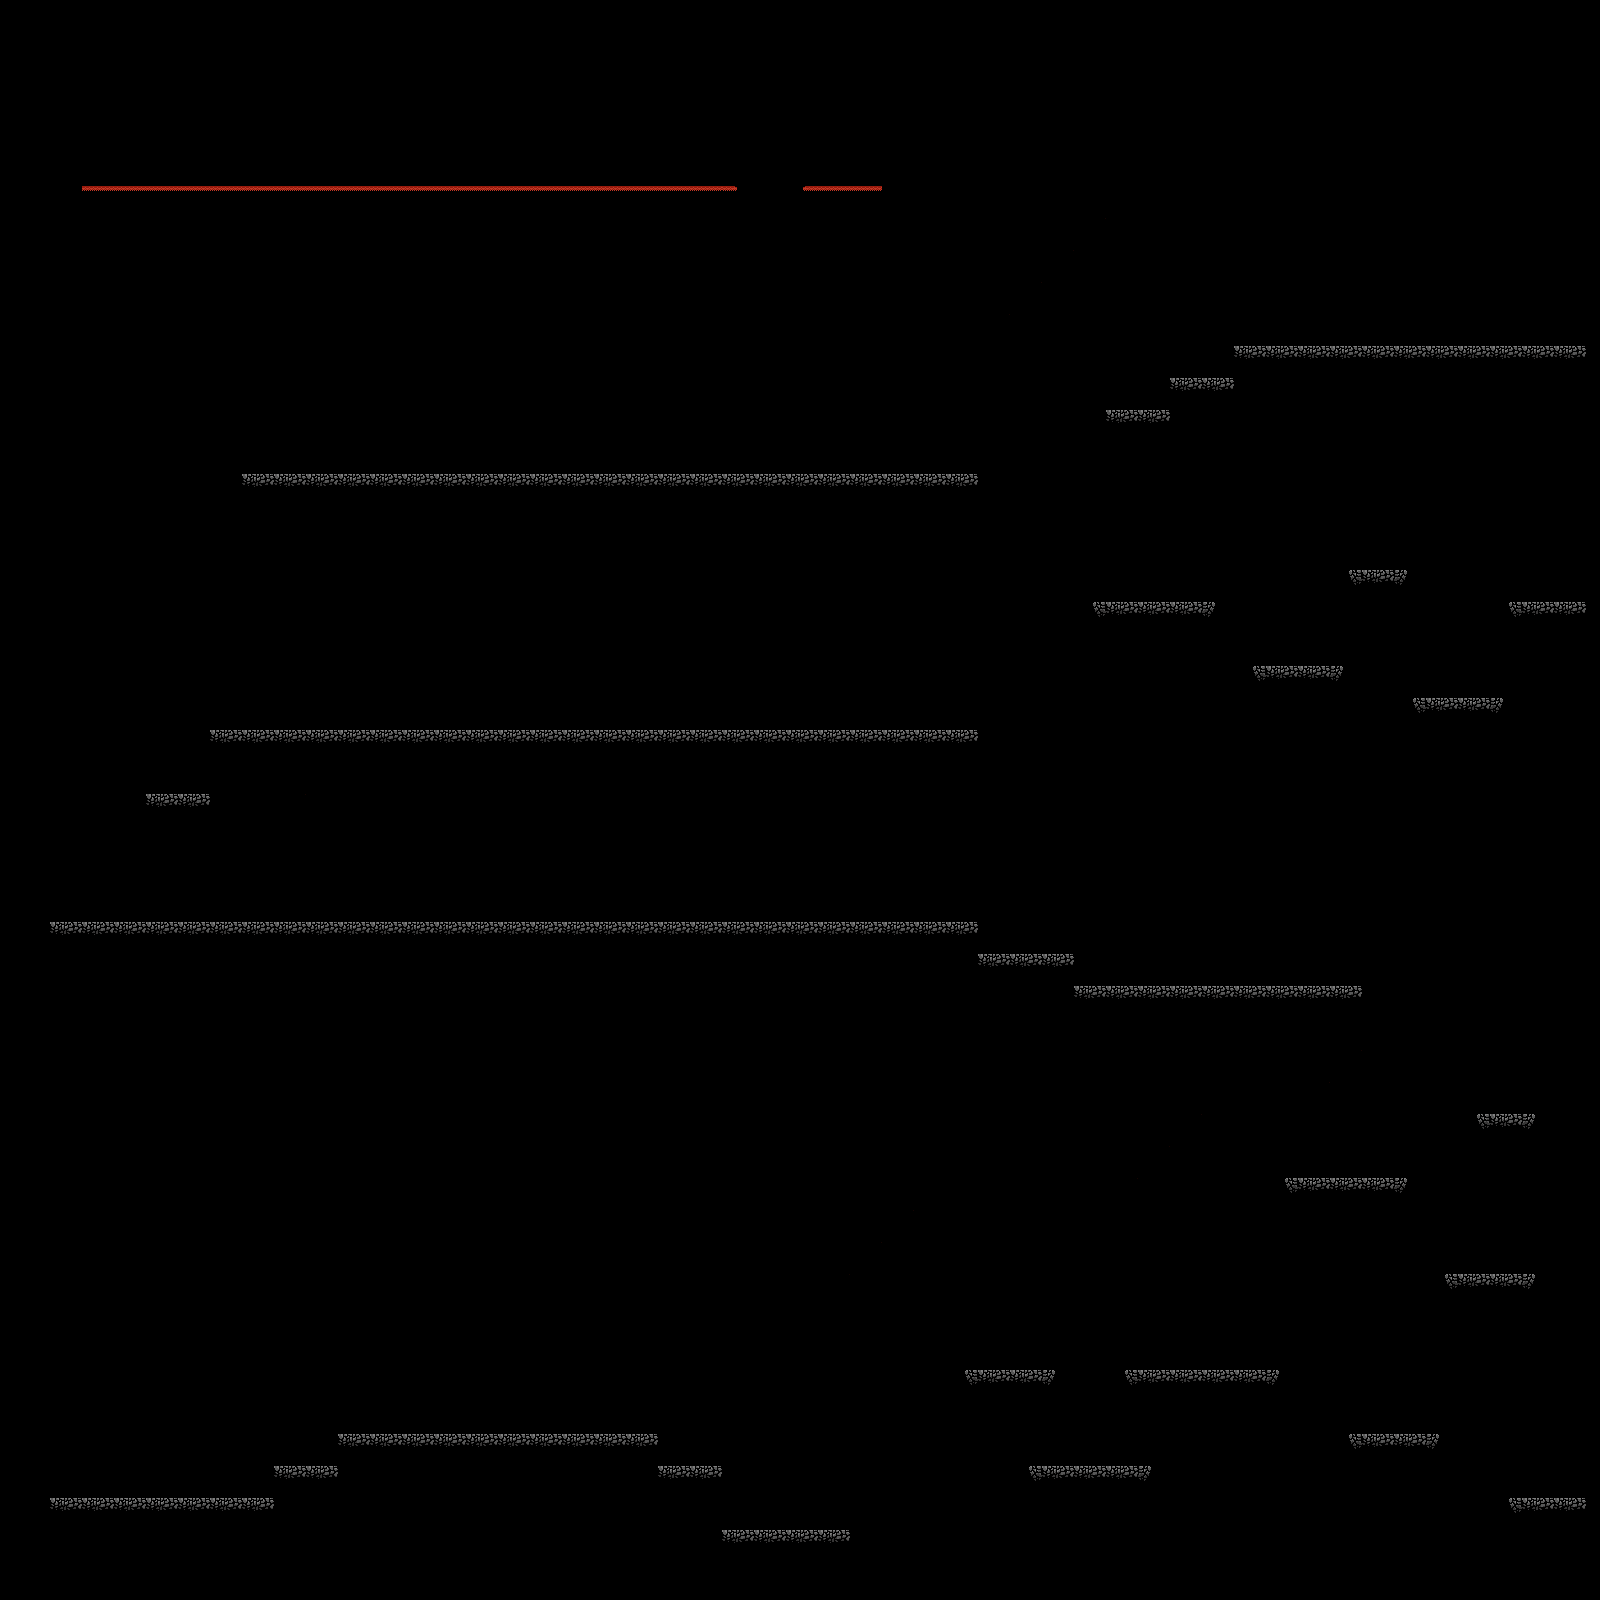

A level layout from a 2D game, rendered from its tile map. Below: a short description, then the map file with its tile-grid data intact:
An orthogonal 50x50 tile map with 32x32 px tiles, 1 tile layer (Tile Layer 1), 14 tilesets.

<map version="1.8" tiledversion="1.8.4" orientation="orthogonal" renderorder="right-down" width="50" height="50" tilewidth="32" tileheight="32" infinite="0" nextlayerid="7" nextobjectid="1">
 <tileset firstgid="1" source="caveFloor.tsx" />
 <tileset firstgid="2" source="caveFloorFull.tsx" />
 <tileset firstgid="3" source="caveFloorPlatformEdge.tsx" />
 <tileset firstgid="4" source="wall.tsx" />
 <tileset firstgid="5" source="floor.tsx" />
 <tileset firstgid="6" source="wall2.tsx" />
 <tileset firstgid="7" source="caveFloorPlatformEdge1.tsx" />
 <tileset firstgid="8" source="caveFloorPlatformEdge.tsx" />
 <tileset firstgid="9" source="wall3.tsx" />
 <tileset firstgid="10" source="floor2.tsx" />
 <tileset firstgid="11" source="floor3.tsx" />
 <tileset firstgid="12" source="wall4.tsx" />
 <tileset firstgid="13" source="wall4.tsx" />
 <tileset firstgid="14" source="wall5.tsx" />
 <layer id="1" name="Tile Layer 1" width="50" height="50" offsetx="18" offsety="-6.66667">
  <data encoding="csv">
4,4,4,4,4,4,4,4,4,4,4,4,4,4,4,4,4,4,4,4,4,4,4,4,4,4,4,4,4,4,4,4,4,4,4,4,4,4,4,4,4,4,4,4,4,4,4,4,4,4,
4,4,4,4,4,4,4,4,4,4,4,4,4,4,4,4,4,4,4,4,4,4,4,4,4,4,4,4,4,4,4,4,4,4,4,4,4,4,4,4,4,4,4,4,4,4,4,4,4,4,
4,4,0,0,0,0,0,0,0,0,0,0,0,0,0,0,0,0,0,0,0,0,0,0,0,0,0,4,4,4,4,4,4,4,4,4,4,4,4,4,4,4,4,4,4,4,4,4,4,4,
4,4,0,0,0,0,0,0,0,0,0,0,0,0,0,0,0,0,0,0,0,0,0,0,0,0,0,4,4,4,4,4,4,4,4,4,4,4,4,4,4,4,4,4,4,4,4,4,4,4,
4,4,0,0,0,0,0,0,0,0,0,0,0,0,0,0,0,0,0,0,0,0,0,0,0,0,0,4,4,4,4,4,4,4,4,4,4,4,4,4,4,4,4,4,4,4,4,4,4,4,
4,4,0,0,0,0,0,0,0,0,0,0,0,0,0,0,0,0,0,0,0,0,0,0,0,0,0,4,4,4,4,4,4,4,4,4,4,4,4,4,4,4,4,4,4,4,4,4,4,4,
4,4,5,5,5,5,5,5,5,5,5,5,5,5,5,5,5,5,5,5,5,5,11,0,10,5,5,4,4,4,4,4,4,4,4,4,4,4,4,4,4,4,4,4,4,4,4,4,4,4,
4,4,4,4,4,4,4,4,4,4,4,4,4,4,4,4,4,4,4,4,4,4,13,0,14,4,4,4,4,4,4,4,4,6,0,0,0,0,0,0,0,0,0,0,0,0,0,0,0,4,
4,4,4,4,4,4,4,4,4,4,4,4,4,4,4,4,4,4,4,4,4,4,13,0,14,4,4,4,4,4,4,4,6,0,0,0,0,0,0,0,0,0,0,0,0,0,0,0,0,4,
4,4,4,4,4,4,4,4,4,4,4,4,4,4,4,4,4,4,4,4,4,4,13,0,14,4,4,4,4,4,4,6,0,0,0,0,0,0,0,0,0,0,0,0,0,0,0,0,0,4,
4,4,4,4,4,4,4,4,4,4,4,4,4,4,4,4,4,4,4,4,4,4,13,0,14,4,4,4,4,4,6,0,0,0,0,0,0,0,0,0,0,0,0,0,0,0,0,0,0,4,
4,4,4,4,4,4,4,0,0,0,0,0,0,0,0,0,0,0,0,0,0,0,0,0,0,0,0,0,0,0,0,0,0,0,0,0,0,0,2,2,2,2,2,2,2,2,2,2,2,4,
4,4,4,4,4,4,4,0,0,0,0,0,0,0,0,0,0,0,0,0,0,0,0,0,0,0,0,0,0,0,0,0,0,0,0,0,2,2,4,4,4,4,4,4,4,4,4,4,4,4,
4,4,4,4,4,4,4,0,0,0,0,0,0,0,0,0,0,0,0,0,0,0,0,0,0,0,0,0,0,0,0,0,0,0,2,2,4,4,4,4,4,4,4,4,4,4,4,4,4,4,
4,4,4,4,4,4,4,0,0,0,0,0,0,0,0,0,0,0,0,0,0,0,0,0,0,0,0,0,0,0,0,0,0,0,4,4,4,4,4,4,4,4,4,4,4,4,4,4,4,4,
4,4,4,4,4,4,4,2,2,2,2,2,2,2,2,2,2,2,2,2,2,2,2,2,2,2,2,2,2,2,0,0,0,0,0,0,0,0,0,0,0,0,0,0,0,0,0,0,0,4,
4,4,4,4,4,4,4,4,4,4,4,4,4,4,4,4,4,4,4,4,4,4,4,4,4,4,4,4,4,4,0,0,0,0,0,0,0,0,0,0,0,0,0,0,0,0,0,0,0,4,
4,4,4,4,4,4,4,4,4,4,4,4,4,4,4,4,4,4,4,4,4,4,4,4,4,4,4,4,4,4,0,0,0,0,0,0,0,0,0,0,0,0,0,0,0,0,0,0,0,4,
4,4,4,4,4,4,4,4,4,4,4,4,4,4,4,4,4,4,4,4,4,4,4,4,4,4,4,4,4,4,0,0,0,0,0,0,0,0,0,0,0,7,1,8,0,0,0,0,0,4,
4,0,0,0,0,0,0,0,0,0,0,0,0,0,0,0,0,0,0,0,0,0,0,0,0,0,0,0,0,0,0,0,0,7,1,1,1,3,0,0,0,0,0,0,0,0,7,1,1,4,
4,0,0,0,0,0,0,0,0,0,0,0,0,0,0,0,0,0,0,0,0,0,0,0,0,0,0,0,0,0,0,0,0,0,0,0,0,0,0,0,0,0,0,0,0,0,0,0,0,4,
4,0,0,0,0,0,0,0,0,0,0,0,0,0,0,0,0,0,0,0,0,0,0,0,0,0,0,0,0,0,0,0,0,0,0,0,0,0,7,1,1,8,0,0,0,0,0,0,0,4,
4,0,0,0,0,0,0,0,0,0,0,0,0,0,0,0,0,0,0,0,0,0,0,0,0,0,0,0,0,0,0,0,0,0,0,0,0,0,0,0,0,0,0,7,1,1,3,0,0,4,
4,0,0,0,0,0,2,2,2,2,2,2,2,2,2,2,2,2,2,2,2,2,2,2,2,2,2,2,2,2,0,0,0,0,0,0,0,0,0,0,0,0,0,0,0,0,0,0,0,4,
4,0,0,0,0,0,4,4,4,4,4,4,4,4,4,4,4,4,4,4,4,4,4,4,4,4,4,4,4,4,0,0,0,0,0,0,0,0,0,0,0,0,0,0,0,0,0,0,0,4,
4,0,0,0,2,2,4,4,6,0,0,0,0,0,0,0,0,0,0,0,0,0,0,0,0,0,0,0,0,0,0,0,0,0,0,0,0,0,0,0,0,0,0,0,0,0,0,0,0,4,
4,0,0,0,0,0,0,0,0,0,0,0,0,0,0,0,0,0,0,0,0,0,0,0,0,0,0,0,0,0,0,0,0,0,0,0,0,0,0,0,0,0,0,0,0,0,0,0,0,4,
4,0,0,0,0,0,0,0,0,0,0,0,0,0,0,0,0,0,0,0,0,0,0,0,0,0,0,0,0,0,0,0,0,0,0,0,0,0,0,0,0,0,0,0,0,0,0,0,0,4,
4,0,0,0,0,0,0,0,0,0,0,0,0,0,0,0,0,0,0,0,0,0,0,0,0,0,0,0,0,0,0,0,0,0,0,0,0,0,0,0,0,0,0,0,0,0,0,0,0,4,
4,2,2,2,2,2,2,2,2,2,2,2,2,2,2,2,2,2,2,2,2,2,2,2,2,2,2,2,2,2,0,0,0,0,0,0,0,0,0,0,0,0,0,0,0,0,0,0,0,4,
4,4,4,4,4,4,4,4,4,4,4,4,4,4,4,4,4,4,4,4,4,4,4,4,4,4,4,4,4,4,2,2,2,0,0,0,0,0,0,0,0,0,0,0,0,0,0,0,0,4,
4,4,4,4,4,4,4,4,4,4,4,4,4,4,4,4,4,4,4,4,4,4,4,4,4,4,4,4,4,4,4,4,4,2,2,2,2,2,2,2,2,2,0,0,0,0,0,0,0,4,
4,4,4,4,4,4,4,4,4,4,4,4,4,4,4,4,4,4,4,4,4,4,4,4,4,4,4,4,4,4,4,4,4,4,4,4,4,4,4,4,4,4,0,0,0,0,0,0,0,4,
4,4,4,4,4,4,4,4,4,4,4,4,4,4,4,4,4,4,4,4,4,4,4,4,4,4,4,4,4,4,4,4,4,4,4,4,4,4,4,4,4,6,0,0,0,0,0,0,0,4,
4,4,4,4,4,4,4,4,4,4,4,4,4,4,4,4,4,4,4,4,4,4,4,4,4,4,4,4,4,4,4,4,4,4,4,4,4,4,4,4,6,0,0,0,0,0,0,0,0,4,
4,4,4,4,4,4,4,4,4,4,4,4,4,4,4,4,4,4,4,4,4,4,4,4,4,4,4,4,4,4,4,4,4,4,4,4,6,0,0,0,0,0,0,0,0,7,1,8,0,4,
4,4,4,4,4,4,4,4,4,4,4,4,4,4,4,4,4,4,4,4,4,4,4,4,4,4,4,4,4,4,4,4,4,4,4,6,0,0,0,0,0,0,0,0,0,0,0,0,0,4,
4,4,4,4,4,4,4,4,4,4,4,4,4,4,4,4,4,4,4,4,4,4,4,4,4,4,4,4,4,4,4,4,4,4,6,0,0,0,0,7,1,1,1,3,0,0,0,0,0,4,
4,4,4,4,4,4,4,4,4,4,4,4,4,4,4,4,4,4,4,4,4,4,4,4,4,4,4,6,0,0,0,0,0,0,0,0,0,0,0,0,0,0,0,0,0,0,0,0,0,4,
4,4,4,4,4,4,4,4,4,4,4,4,4,4,4,4,4,4,4,4,4,4,4,4,4,4,6,0,0,0,0,0,0,0,0,0,0,0,0,0,0,0,0,0,0,0,0,0,0,4,
4,4,4,4,4,4,4,4,4,4,4,4,4,4,4,4,4,4,4,4,4,4,4,4,4,6,0,0,0,0,0,0,0,0,0,0,0,0,0,0,0,0,0,0,7,1,1,3,0,4,
4,0,0,0,0,0,0,0,0,0,0,0,0,0,0,0,0,0,0,0,0,0,0,0,0,0,0,0,0,0,0,0,0,0,0,0,0,0,0,0,0,0,0,0,0,0,0,0,0,4,
4,0,0,0,0,0,0,0,0,0,0,0,0,0,0,0,0,0,0,0,0,0,0,0,0,0,0,0,0,0,0,0,0,0,0,0,0,0,0,0,0,0,0,0,0,0,0,0,0,4,
4,0,0,0,0,0,0,0,0,0,0,0,0,0,0,0,0,0,0,0,0,0,0,0,0,0,0,0,0,7,1,1,3,0,7,1,1,1,1,3,0,0,0,0,0,0,0,0,0,4,
4,0,0,0,0,0,0,0,0,0,0,0,0,0,0,0,0,0,0,0,0,0,0,0,0,0,0,0,0,0,0,0,0,0,0,0,0,0,0,0,0,0,0,0,0,0,0,0,0,4,
4,0,0,0,0,0,0,0,0,0,2,2,2,2,2,2,2,2,2,2,0,0,0,0,0,0,0,0,0,0,0,0,0,0,0,0,0,0,0,0,0,7,1,1,3,0,0,0,0,4,
4,0,0,0,0,0,0,0,2,2,4,4,4,4,4,4,4,4,4,4,2,2,0,0,0,0,0,0,0,0,0,7,1,1,1,8,0,0,0,0,0,0,0,0,0,0,0,0,0,4,
4,2,2,2,2,2,2,2,4,4,4,4,4,4,4,4,4,4,4,4,4,4,0,0,0,0,0,0,0,0,0,0,0,0,0,0,0,0,0,0,0,0,0,0,0,0,7,1,1,4,
4,4,4,4,4,4,4,4,4,4,4,4,4,4,4,4,4,4,4,4,4,4,2,2,2,2,0,0,0,0,0,0,0,0,0,0,0,0,0,0,0,0,0,0,0,0,0,0,0,4,
4,4,4,4,4,4,4,4,4,4,4,4,4,4,4,4,4,4,4,4,4,4,4,4,4,4,4,4,4,4,4,4,4,4,4,4,4,4,4,4,4,4,4,4,4,4,4,4,4,4
</data>
 </layer>
</map>
